Frame 1 (no input): blank canvas, image omitted
Frame 60 (no input): blank canvas, image omitted
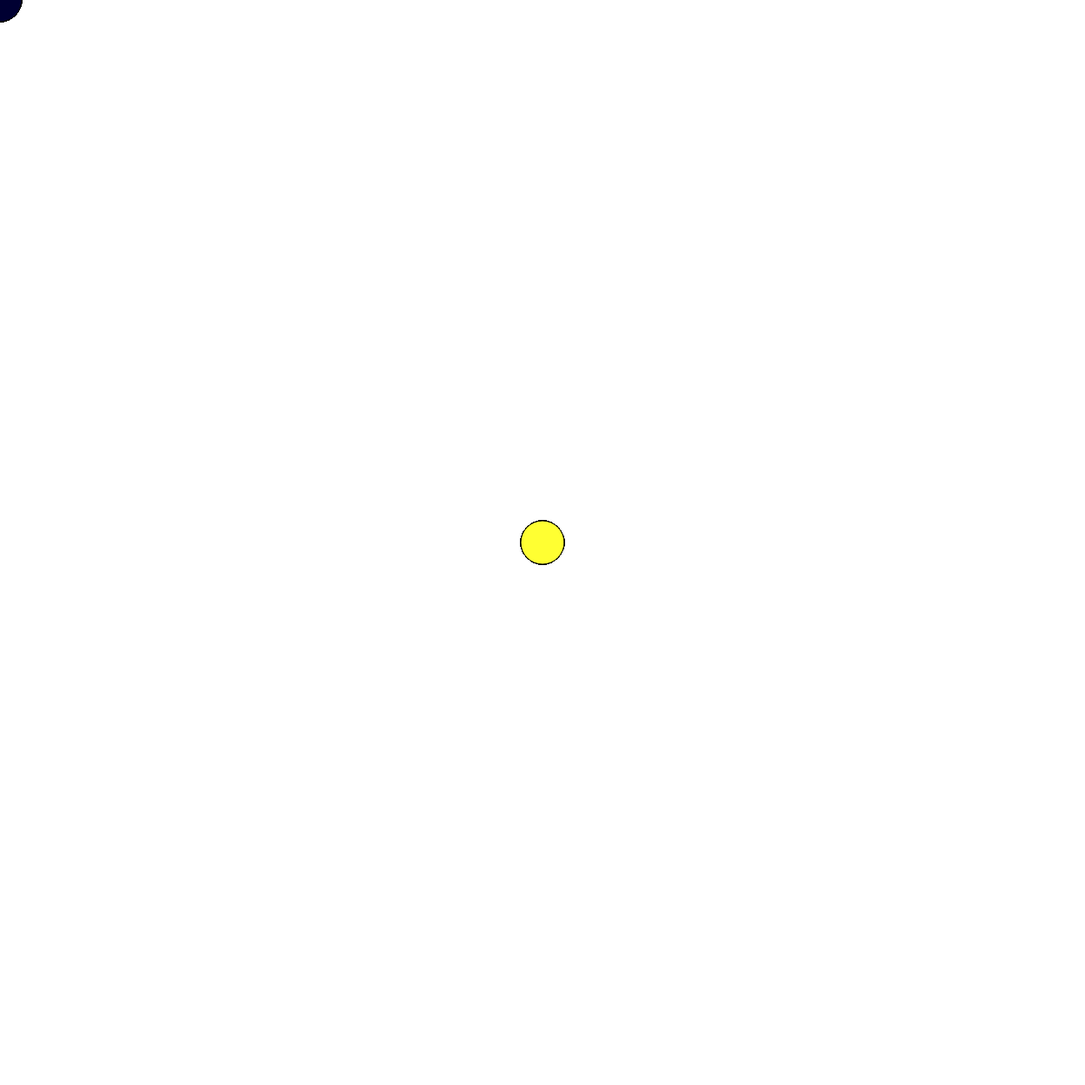
Frame 120 (the mouse pressed at the canvas centre since frame 60)

The p5.js sketch whose frames 1 and 60 were blank and that drew this single picture after the mouse press (run headless with seeded random() and noise() and a simulated clock; from frame 60 on, the mouse is pressed at the canvas centre):

// p5.js sketch
// ── sketch.js
function setup() {
  createCanvas(1250, 1250);
}

function draw() {
 fill(mouseX, mouseY, 50);
 ellipse(mouseX,mouseY,50,50);
}

// ── style.css
html, body {
  margin: 0;
  padding: 0;
  width: 500%;
  ]
